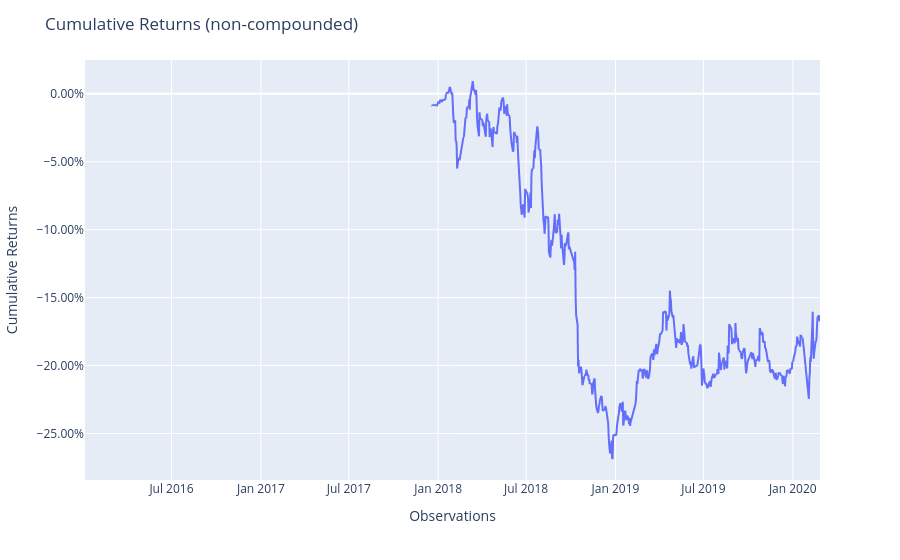

Notebook code for this chart:
### Code cell
res['population_test_paths'][0].plot_cumulative_returns()

### Figure 1 — Plotly figure (JSON) as saved in the notebook; plotly's stock layout.template omitted (floating-point values rounded to 4 significant figures; data arrays with more than 128 entries replaced by an {"elided": "..."} marker saying what was removed)
{"data": [{"hovertemplate": "variable=cumulative_returns<br>index=%{x}<br>value=%{y}<extra></extra>", "legendgroup": "cumulative_returns", "line": {"color": "#636efa", "dash": "solid"}, "marker": {"symbol": "circle"}, "mode": "lines", "name": "cumulative_returns", "showlegend": true, "type": "scattergl", "x": {"elided": "1008 str values"}, "xaxis": "x", "y": {"elided": "1008 float values"}, "yaxis": "y"}], "layout": {"legend": {"title": {"text": "variable"}, "tracegroupgap": 0}, "margin": {"t": 60}, "showlegend": false, "title": {"text": "Cumulative Returns (non-compounded)"}, "xaxis": {"anchor": "y", "domain": [0, 1], "title": {"text": "Observations"}}, "yaxis": {"anchor": "x", "domain": [0, 1], "tickformat": ".2%", "title": {"text": "Cumulative Returns"}}}}
